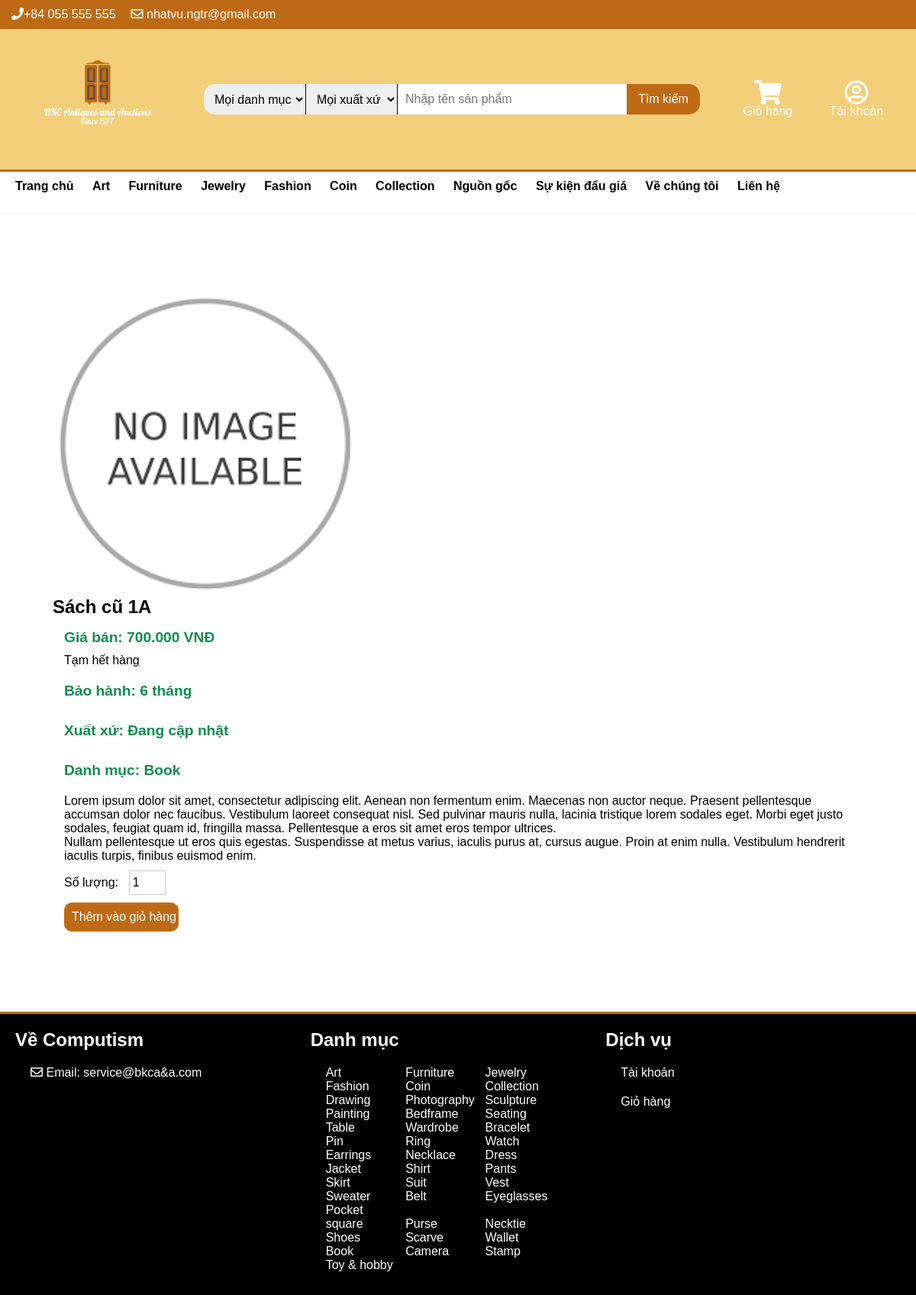
The page /Website_design_and_development/detail.php?id=101 on the database its author committed.
### tables this page shows
CREATE TABLE `danh_muc` (
  `id` int(11) NOT NULL,
  `parent_id` int(11) DEFAULT NULL,
  `ten_danh_muc` varchar(100) NOT NULL
);

CREATE TABLE `san_pham` (
  `id` int(11) NOT NULL,
  `ten` varchar(128) NOT NULL,
  `gia` int(11) NOT NULL,
  `gia_nhap` int(128) NOT NULL,
  `ngay_nhap` date NOT NULL,
  `bao_hanh` int(3) DEFAULT NULL,
  `hinh_anh` varchar(200) DEFAULT NULL,
  `id_danh_muc` int(11) NOT NULL,
  `id_hang` int(11) NOT NULL,
  `mo_ta` varchar(1000) DEFAULT NULL,
  `status` tinyint(1) NOT NULL
);

CREATE TABLE `hang` (
  `id` int(11) NOT NULL,
  `ten_hang` varchar(64) NOT NULL
);

### Website_design_and_development/detail.php (the view, shortened to what this page needs)
<!DOCTYPE html>
<html lang="en">
<head>
	<link rel="stylesheet" href="css/main.css">
    <link rel="stylesheet" href="webfonts/all.css">
</head>
<body>
    <?php require_once 'includes/connect.php'; ?>
    <?php require_once 'includes/header.php'; ?>
    <div class="container">
        <div class="detail">
        <?php
            if (isset($_GET['id'])) {
                $id = $_GET['id'];
                $sql = "SELECT sp.*, dm.ten_danh_muc AS 'ten_danh_muc', h.ten_hang AS 'ten_hang'
                    FROM san_pham sp, danh_muc dm, hang h
                    WHERE sp.id = $id AND sp.id_danh_muc = dm.id AND sp.id_hang = h.id";
                $result = mysqli_query($connect, $sql);
                while ($row = mysqli_fetch_assoc($result)) {
        ?>
            <div class="detail-image">
                <img width="400px" height="400px" src="images/product-picture/<?= $row['hinh_anh']; ?>"
                alt="anh-<?= $row['ten']; ?>">
            </div>
            <div class="detail-product">
                <h2>
                    <?= $row['ten']; ?>
                </h2>
                <div>
                    <h4>Giá bán: <?= number_format($row['gia'], 0, ',', '.'); ?> VNĐ</h4>
                    <?= $row['status'] ? "Còn hàng" : "Tạm hết hàng"; ?>
                </div>
                <div>
                    <h4>Bảo hành: <?= $row['bao_hanh']; ?> tháng</h4>
                </div>
                <div>
                    <h4>Xuất xứ:
                        <a href="find.php?brand=<?= $row['id_hang'];?>">
                        <?= $row['ten_hang']; ?>
                        </a>
                    </h4>
                </div>
                <div>
                    <h4>Danh mục:
                        <a href="find.php?cat=<?= $row['id']; ?>">
                            <?= $row['ten_danh_muc']; ?>
                        </a>
                    </h4>
                </div>
                <div>
                    Lorem ipsum dolor sit amet, consectetur adipiscing elit. Aenean non fermentum enim. Maecenas non auctor neque.
                    Praesent pellentesque accumsan dolor nec faucibus. Vestibulum laoreet consequat nisl. Sed pulvinar mauris nulla, lacinia tristique lorem sodales eget.
                    Morbi eget justo sodales, feugiat quam id, fringilla massa. Pellentesque a eros sit amet eros tempor ultrices. <br>
                    Nullam pellentesque ut eros quis egestas. Suspendisse at metus varius, iaculis purus at, cursus augue.
                    Proin at enim nulla. Vestibulum hendrerit iaculis turpis, finibus euismod enim.
                </div>
                <div id="detail-add-to-cart">
                    <form action="cart.php" method="GET">
                        Số lượng: <input type="number" name="so_luong" value="1"><br>
                        <input type="submit" value="Thêm vào giỏ hàng" style="cursor: pointer">
                    </form>
                </div>
            </div>
        <?php
                }
            }
        ?>
        </div>
    </div>
    <?php require_once 'includes/footer.php'; ?>
</body>
</html>

### Website_design_and_development/includes/header.php (shortened to what this page needs)
<?php
    require_once 'includes/connect.php';
?>
<header>
    <div id="top-header">
        <div class="container">
            <ul id="header-links">
                <li><i class="fas fa-phone"></i>+84 055 555 555</li>
                <li><i class="far fa-envelope"></i> nhatvu.ngtr@gmail.com</li>
            </ul>
        </div>
    </div>
    <div id="main-header">
        <div class="row">
            <div class="container">
                <div class="logo">
                    <a href="index.php">
                        <img width="120px" src="images/logo.png" alt="logo"/>
                    </a>
                </div>
                <form class="search-bar" action="find.php" method="GET">
                    <div class="search-cat">
                        <select name="cat">
                            <option value="">Mọi danh mục</option>
                        </select>
                    </div>
                    <div class="search-brand">
                        <select name="brand">
                            <option value="">Mọi xuất xứ</option>
                        </select>
                    </div>
                    <div class="search-pro">
                        <input type="text" placeholder="Nhập tên sản phẩm" name="name" />
                    </div>
                    <div class="search-btn">
                        <button type="submit">Tìm kiếm</button>
                    </div>
                </form>
                <div class="cart">
                    <a href="cart_detail.php">
                        <i class="fas fa-shopping-cart fa-2x"></i><br> Giỏ hàng
                    </a>
                </div>
                <div class="account-btn">
                    <?php
                        if (isset($_SESSION['username'])) {
                    ?>
                        <a href='account.php'>
                            <i class="far fa-user-circle fa-2x"></i>
                            <br>
                            <?php echo $_SESSION['username']; ?>
                        </a>
                    <?php
                        }else{
                    ?>
                        <a href='sign.php'>
                            <i class="far fa-user-circle fa-2x"></i>
                            <br>
                            Tài khoản
                        </a>
                    <?php
                        }
                    ?>
                </div>
            </div>
        </div>
            <ul class="nav-links">
                <div class="container">
                    <li><a href="index.php">Trang chủ</a></li>
                    <?php
                        $sql = "SELECT * FROM danh_muc WHERE parent_id IS NULL";
                        $result = mysqli_query($connect, $sql);
                        while ($row = mysqli_fetch_assoc($result)) {
                    ?>
                        <li><a href="find.php?cat=<?= $row['id']; ?>"><?= ucwords($row['ten_danh_muc']); ?></a>
                        </li>
                    <?php
                        }
                    ?>
                    <li>Nguồn gốc
                    </li>
                    <li><a href="event.php">Sự kiện đấu giá</a></li>
                    <li><a href="#">Về chúng tôi</a></li>
                    <li><a href="#">Liên hệ</a></li>
               </div>
            </ul>
    </div>
</header>

### Website_design_and_development/includes/footer.php
<footer>
    <div class="container">
        <div class="footer-about">
            <h2>Về Computism</h2>
            <p><i class="far fa-envelope"></i> Email: service@bkca&a.com</p>
        </div>
        <div class="footer-cat">
            <h2>Danh mục</h2>
            <p>
            <?php
                $sql = "SELECT * FROM danh_muc";
                $result = mysqli_query($connect, $sql);
                while($row = mysqli_fetch_assoc($result)){
            ?>
                <a href="find.php?cat=<?php echo $row['id']; ?>">
                    <?php echo $row['ten_danh_muc']; ?>
                </a>
            <?php
                }
            ?>
            </p>
        </div>
        <div class="footer-service">
            <h2>Dịch vụ</h2>
                <p>
                <?php
                    if (isset($_SESSION['username'])) {
                ?>
                    <a href='account.php'>
                        Tài khoản
                    </a>
                <?php
                    }else{
                ?>
                    <a href='sign.php'>
                        Tài khoản
                    </a>
                <?php
                    }
                ?></p>
            <a href="cart_detail.php"><p>Giỏ hàng</p></a>
        </div>
    </div>
</footer>

### Website_design_and_development/css/main.css (style rules this page uses)
* { margin: 0px; padding: 0px; -webkit-box-sizing: border-box; box-sizing: border-box; font-size: 100%; font-family: Arial, Helvetica, sans-serif; }
body { background-color: white; }
.container { padding-right: 10px; padding-left: 10px; margin-right: auto; margin-left: auto; max-width: 1300px; }
a { color: white; text-decoration: none; }
h2 { font-size: 1.5em; cursor: default; }
h4 { font-size: 1.2em; font-weight: bold; cursor: default; }
button { color: white; }
header { display: block; width: 100%; }
#top-header { color: white; background-color: #be6a15; width: 100%; min-height: 2rem; }
#top-header .container { display: -webkit-box; display: -ms-flexbox; display: flex; -ms-flex-wrap: wrap; flex-wrap: wrap; -ms-flex-pack: distribute; justify-content: space-around; padding: 5px; }
#header-links { -webkit-box-flex: 1; -ms-flex: 1 1 200px; flex: 1 1 200px; display: -webkit-box; display: -ms-flexbox; display: flex; -ms-flex-wrap: wrap; flex-wrap: wrap; width: 40%; }
#header-links li { list-style: none; padding: 5px 10px 5px 10px; }
.row { background-color: #f3cf7a; padding: 10px; width: 100%; min-height: 8rem; border-bottom: 3px solid #be6a15; }
.row .container { display: -webkit-box; display: -ms-flexbox; display: flex; -ms-flex-pack: distribute; justify-content: space-around; -ms-flex-wrap: wrap; flex-wrap: wrap; -webkit-box-align: center; -ms-flex-align: center; align-items: center; }
.logo { min-width: 200px; float: left; text-align: center; }
.logo img { height: 10em; width: 10em; }
.search-bar { -webkit-box-flex: 1; -ms-flex: 1 1 60%; flex: 1 1 60%; max-width: 60%; max-height: 50%; display: -webkit-box; display: -ms-flexbox; display: flex; -webkit-box-align: center; -ms-flex-align: center; align-items: center; -webkit-box-pack: center; -ms-flex-pack: center; justify-content: center; }
.search-cat select { padding-left: 10px; border: none; border-right: 0.1px solid black; border-radius: 15px 0px 0px 15px; min-width: 6rem; height: 2.5rem; outline: none; }
.search-brand select { padding-left: 10px; border: none; border-right: 0.1px solid black; min-width: 4rem; max-width: 7.5rem; height: 2.5rem; outline: none; }
.search-pro input[type="text"] { padding-left: 10px; border: none; width: 100%; min-width: 300px; max-width: 600px; height: 2.5rem; outline: none; }
.search-btn button { min-width: 6em; height: 2.5rem; color: white; background-color: #be6a15; border: none; border-radius: 0px 15px 15px 0px; font-size: 1rem; cursor: pointer; outline: none; }
.cart, .account-btn { display: inline-block; text-align: center; width: 100px; margin: 30px 0px; }
.nav-links { background-color: white; min-height: 7vh; border-bottom: 1px solid #ececec; -webkit-box-align: center; -ms-flex-align: center; align-items: center; font-weight: bold; }
.nav-links a { color: black; }
.nav-links li { position: relative; text-align: center; list-style: none; padding: 10px 10px 5px 10px; display: inline-table; }
footer { position: relative; bottom: 0px; border-top: 3px solid #be6a15; width: 100%; min-height: 200px; background-color: black; color: white; }
footer .container { display: -webkit-box; display: -ms-flexbox; display: flex; -ms-flex-wrap: wrap; flex-wrap: wrap; -webkit-box-pack: center; -ms-flex-pack: center; justify-content: center; padding: 20px; }
.footer-about, .footer-cat, .footer-service { -webkit-box-flex: 1; -ms-flex: 1; flex: 1; }
.footer-about h2, .footer-cat h2, .footer-service h2 { margin-bottom: 10px; }
.footer-about p, .footer-cat p, .footer-service p { padding: 10px 20px; }
.footer-cat a { display: inline-block; width: 100px; }
.detail { width: 90%; margin: 100px auto; display: -webkit-box; display: -ms-flexbox; display: flex; -ms-flex-wrap: wrap; flex-wrap: wrap; justify-items: start; }
.detail-image { width: 400px; height: 400px; overflow: hidden; margin-right: 30px; }
.detail-image img { -webkit-transition: all 0.7s ease; transition: all 0.7s ease; }
.detail-product { width: 60%; -webkit-box-flex: 1; -ms-flex: 1 1 60%; flex: 1 1 60%; }
.detail-product h4 { color: #118C4F; padding-top: 10px; padding-bottom: 10px; }
.detail-product div { padding: 5px 15px; }
.detail-product a { color: #118C4F; }
#detail-add-to-cart input[type="number"] { margin-left: 10px; width: 3rem; height: 2rem; padding-left: 0.2rem; border: 0.2px solid #cccbcb; }
#detail-add-to-cart input[type="submit"] { width: 150px; margin-top: 10px; padding: 10px; background-color: #be6a15; outline: none; border: none; border-radius: 10px; color: white; }

### rows shown on the page
danh_muc: ten_danh_muc "Art"
danh_muc: ten_danh_muc "Furniture"
danh_muc: ten_danh_muc "Jewelry"
danh_muc: ten_danh_muc "Fashion"
danh_muc: ten_danh_muc "Coin"
danh_muc: ten_danh_muc "Collection"
san_pham: hinh_anh (placeholder picture), ten "Sách cũ 1A", gia "700.000", status "Tạm hết hàng", bao_hanh "6", id_hang.ten_hang "Đang cập nhật", id_danh_muc.ten_danh_muc "Book"
danh_muc: ten_danh_muc "Drawing"
danh_muc: ten_danh_muc "Photography"
danh_muc: ten_danh_muc "Sculpture"
danh_muc: ten_danh_muc "Painting"
danh_muc: ten_danh_muc "Bedframe"
danh_muc: ten_danh_muc "Seating"
danh_muc: ten_danh_muc "Table"
danh_muc: ten_danh_muc "Wardrobe"
danh_muc: ten_danh_muc "Bracelet"
danh_muc: ten_danh_muc "Pin"
danh_muc: ten_danh_muc "Ring"
danh_muc: ten_danh_muc "Watch"
danh_muc: ten_danh_muc "Earrings"
danh_muc: ten_danh_muc "Necklace"
danh_muc: ten_danh_muc "Dress"
danh_muc: ten_danh_muc "Jacket"
danh_muc: ten_danh_muc "Shirt"
danh_muc: ten_danh_muc "Pants"
danh_muc: ten_danh_muc "Skirt"
danh_muc: ten_danh_muc "Suit"
danh_muc: ten_danh_muc "Vest"
danh_muc: ten_danh_muc "Sweater"
danh_muc: ten_danh_muc "Belt"
danh_muc: ten_danh_muc "Eyeglasses"
danh_muc: ten_danh_muc "Pocket square"
danh_muc: ten_danh_muc "Purse"
danh_muc: ten_danh_muc "Necktie"
danh_muc: ten_danh_muc "Shoes"
danh_muc: ten_danh_muc "Scarve"
danh_muc: ten_danh_muc "Wallet"
danh_muc: ten_danh_muc "Book"
danh_muc: ten_danh_muc "Camera"
danh_muc: ten_danh_muc "Stamp"
danh_muc: ten_danh_muc "Toy & hobby"
